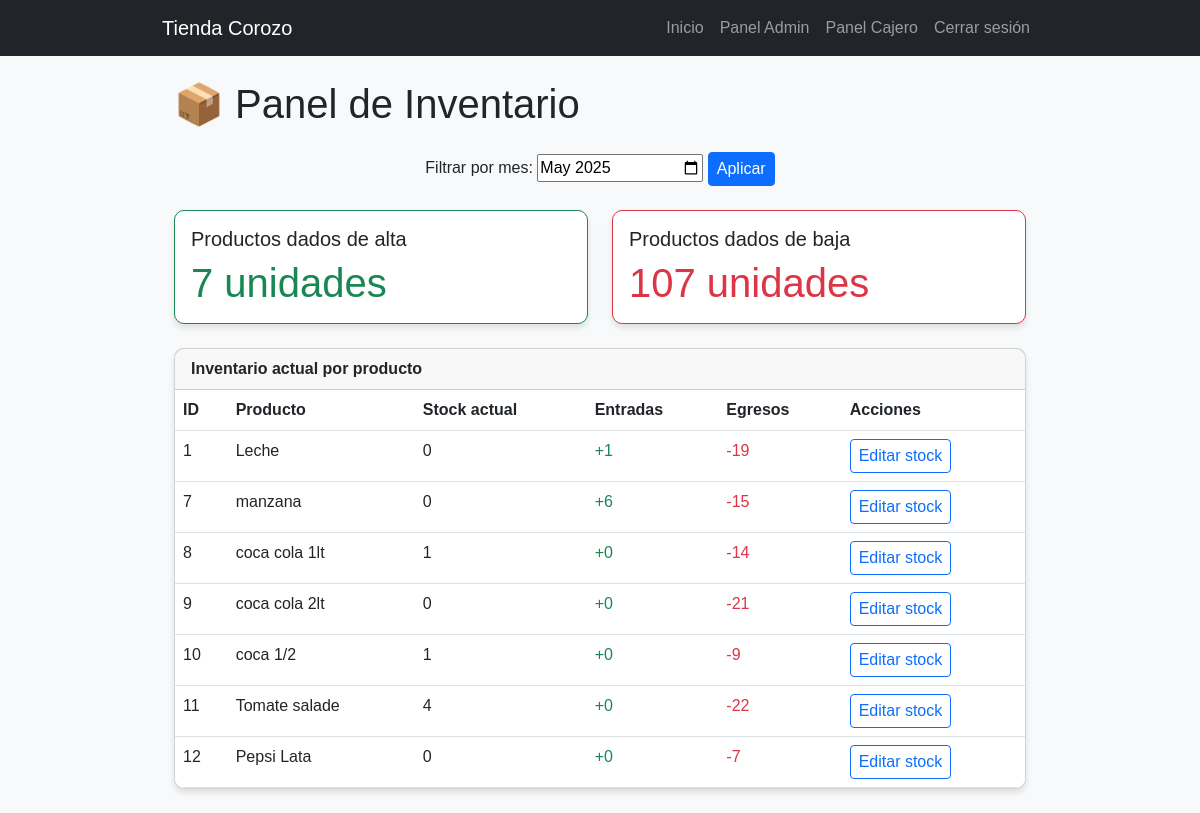
/dashboard/inventario/ (signed in), run on an earlier commit of the app's database.
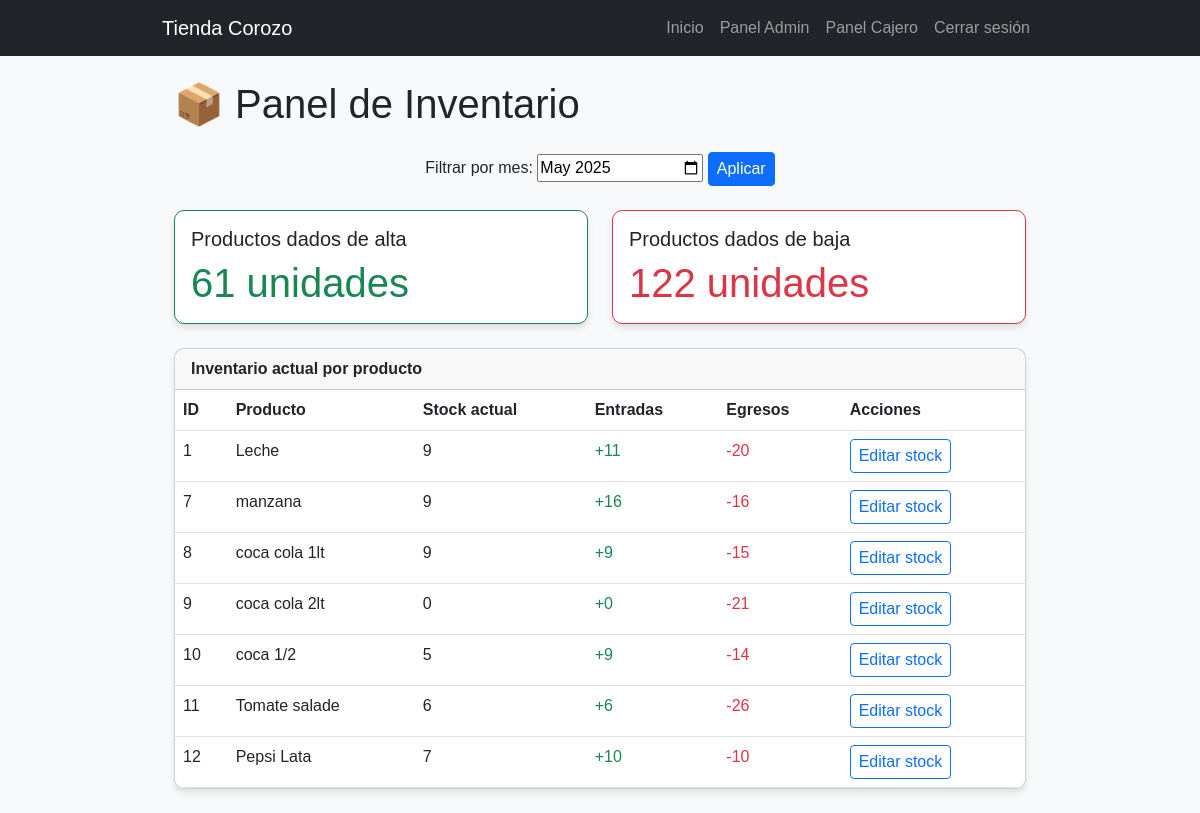
And on a later commit of the database.
### tasks/models.py (models this page shows, shortened)
class Producto(models.Model):
    nombre = models.CharField(max_length=100)
    descripcion = models.TextField(default='Sin descripción')
    precio = models.DecimalField(max_digits=10, decimal_places=2)
    stock = models.IntegerField(default=0)
    codigo_barras = models.CharField(
        max_length=13,
        unique=True,
        validators=[codigo_barras_validator]
    )
    alerta_stock_enviada = models.BooleanField(default=False)
    proveedor = models.ForeignKey('Proveedor', on_delete=models.CASCADE, null=True, blank=True)
    imagen = models.ImageField(upload_to='productos/', blank=True, null=True)

### tasks/decorators.py (the view)
        @login_required
        def _wrapped_view(request, *args, **kwargs):
            try:
                usuario = Usuario.objects.get(user=request.user)
                if usuario.rol.nombre_rol in lista_roles or request.user.is_superuser:
                    return view_func(request, *args, **kwargs)
            except Usuario.DoesNotExist:
                pass
            return redirect('no_autorizado')

### tasks/context_processors.py (called while the page is built)
def rol_usuario(request):
    if request.user.is_authenticated:
        try:
            return {'user_rol': request.user.usuario.rol.nombre_rol}
        except:
            return {'user_rol': None}
    return {'user_rol': None}

### tasks/templates/panel_inventario.html (shortened to what this page needs)
{% extends 'base.html' %}
{% load static %}
{% block content %}
<div class="container">
  <h1 class="mb-4">📦 Panel de Inventario</h1>
  <form method="get" class="text-center mb-4">
    <label for="mes">Filtrar por mes:</label>
    <input type="month" id="mes" name="mes" value="{{ mes_actual }}">
    <button type="submit" class="btn btn-primary btn-sm">Aplicar</button>
  </form>
  <div class="row mb-4">
    <div class="col-md-6">
      <div class="card border-success">
        <div class="card-body">
          <h5 class="card-title">Productos dados de alta</h5>
          <p class="card-text display-6 text-success">{{ total_entradas }} unidades</p>
        </div>
      </div>
    </div>
    <div class="col-md-6">
      <div class="card border-danger">
        <div class="card-body">
          <h5 class="card-title">Productos dados de baja</h5>
          <p class="card-text display-6 text-danger">{{ total_egresos }} unidades</p>
        </div>
      </div>
    </div>
  </div>
  <div class="card mb-4">
    <div class="card-header fw-semibold">Inventario actual por producto</div>
    <div class="card-body p-0">
      <table class="table table-hover mb-0">
        <thead>
          <tr>
            <th>ID</th>
            <th>Producto</th>
            <th>Stock actual</th>
            <th>Entradas</th>
            <th>Egresos</th>
            <th>Acciones</th>
          </tr>
        </thead>
        <tbody>
          {% for item in inventario %}
          <tr>
            <td>{{ item.producto.id }}</td>
            <td>{{ item.producto.nombre }}</td>
            <td>{{ item.stock_actual }}</td>
            <td class="text-success">+{{ item.total_entradas }}</td>
            <td class="text-danger">-{{ item.total_egresos }}</td>
            <td>
              <a href="{% url 'actualizar_stock' item.producto.id %}" class="btn btn-sm btn-outline-primary">
                Editar stock
              </a>
            </td>
          </tr>
          {% empty %}
          <tr><td colspan="6" class="text-center">No hay productos registrados.</td></tr>
          {% endfor %}
        </tbody>
      </table>
    </div>
  </div>
</div>
{% endblock %}

What changed in the data, as far as the page shows it:
changed Producto "Leche": stock_actual "0" → "9"; total_entradas "1" → "11"; total_egresos "19" → "20"
changed Producto "manzana": stock_actual "0" → "9"; total_entradas "6" → "16"; total_egresos "15" → "16"
changed Producto "coca cola 1lt": stock_actual "1" → "9"; total_entradas "0" → "9"; total_egresos "14" → "15"
changed Producto "coca 1/2": stock_actual "1" → "5"; total_entradas "0" → "9"; total_egresos "9" → "14"
changed Producto "Tomate salade": stock_actual "4" → "6"; total_entradas "0" → "6"; total_egresos "22" → "26"
changed Producto "Pepsi Lata": stock_actual "0" → "7"; total_entradas "0" → "10"; total_egresos "7" → "10"
Also different on the page:
{{ total_entradas }}: "7" → "61"
{{ total_egresos }}: "107" → "122"
